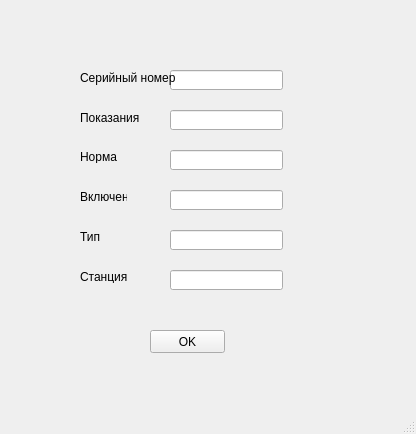
<?xml version="1.0" encoding="UTF-8"?>
<ui version="4.0">
 <class>AddSensors</class>
 <widget class="QMainWindow" name="AddSensors">
  <property name="geometry">
   <rect>
    <x>0</x>
    <y>0</y>
    <width>416</width>
    <height>434</height>
   </rect>
  </property>
  <property name="windowTitle">
   <string>MainWindow</string>
  </property>
  <widget class="QWidget" name="centralwidget">
   <widget class="QLineEdit" name="lineEdit">
    <property name="geometry">
     <rect>
      <x>170</x>
      <y>70</y>
      <width>113</width>
      <height>20</height>
     </rect>
    </property>
   </widget>
   <widget class="QLineEdit" name="lineEdit_2">
    <property name="geometry">
     <rect>
      <x>170</x>
      <y>110</y>
      <width>113</width>
      <height>20</height>
     </rect>
    </property>
   </widget>
   <widget class="QLineEdit" name="lineEdit_3">
    <property name="geometry">
     <rect>
      <x>170</x>
      <y>150</y>
      <width>113</width>
      <height>20</height>
     </rect>
    </property>
   </widget>
   <widget class="QLineEdit" name="lineEdit_4">
    <property name="geometry">
     <rect>
      <x>170</x>
      <y>190</y>
      <width>113</width>
      <height>20</height>
     </rect>
    </property>
   </widget>
   <widget class="QLabel" name="label">
    <property name="geometry">
     <rect>
      <x>80</x>
      <y>70</y>
      <width>101</width>
      <height>16</height>
     </rect>
    </property>
    <property name="text">
     <string>Серийный номер</string>
    </property>
   </widget>
   <widget class="QLabel" name="label_2">
    <property name="geometry">
     <rect>
      <x>80</x>
      <y>110</y>
      <width>61</width>
      <height>16</height>
     </rect>
    </property>
    <property name="text">
     <string>Показания</string>
    </property>
   </widget>
   <widget class="QLabel" name="label_3">
    <property name="geometry">
     <rect>
      <x>80</x>
      <y>150</y>
      <width>47</width>
      <height>13</height>
     </rect>
    </property>
    <property name="text">
     <string>Норма</string>
    </property>
   </widget>
   <widget class="QLabel" name="label_4">
    <property name="geometry">
     <rect>
      <x>80</x>
      <y>190</y>
      <width>47</width>
      <height>13</height>
     </rect>
    </property>
    <property name="text">
     <string>Включен</string>
    </property>
   </widget>
   <widget class="QPushButton" name="okButton">
    <property name="geometry">
     <rect>
      <x>150</x>
      <y>330</y>
      <width>75</width>
      <height>23</height>
     </rect>
    </property>
    <property name="text">
     <string>OK</string>
    </property>
   </widget>
   <widget class="QLineEdit" name="lineEdit_5">
    <property name="geometry">
     <rect>
      <x>170</x>
      <y>230</y>
      <width>113</width>
      <height>20</height>
     </rect>
    </property>
   </widget>
   <widget class="QLineEdit" name="lineEdit_6">
    <property name="geometry">
     <rect>
      <x>170</x>
      <y>270</y>
      <width>113</width>
      <height>20</height>
     </rect>
    </property>
   </widget>
   <widget class="QLabel" name="label_5">
    <property name="geometry">
     <rect>
      <x>80</x>
      <y>230</y>
      <width>47</width>
      <height>13</height>
     </rect>
    </property>
    <property name="text">
     <string>Тип</string>
    </property>
   </widget>
   <widget class="QLabel" name="label_6">
    <property name="geometry">
     <rect>
      <x>80</x>
      <y>270</y>
      <width>47</width>
      <height>13</height>
     </rect>
    </property>
    <property name="text">
     <string>Станция</string>
    </property>
   </widget>
  </widget>
  <widget class="QMenuBar" name="menubar">
   <property name="geometry">
    <rect>
     <x>0</x>
     <y>0</y>
     <width>416</width>
     <height>21</height>
    </rect>
   </property>
  </widget>
  <widget class="QStatusBar" name="statusbar"/>
 </widget>
 <resources/>
 <connections/>
</ui>
